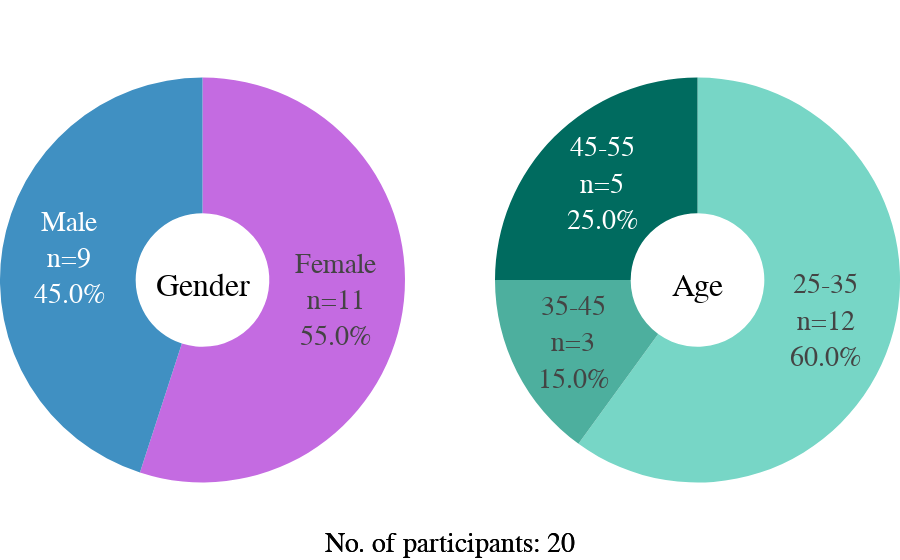

Notebook code cell kept with this figure:
### Code cell
# Custom colors
female_color = "#C46BE1"
male_color = "#4090C2"
neutral_color = "#949494"

color_map = {
    'Men': female_color,
    'Women': male_color,
    'Equal': neutral_color
}

# Three shades of teal for age groups
gender_colors = [female_color, male_color]
age_shades = ['#77D6C6', '#4DAF9E', '#006B5F']

# Prepare gender and age counts and percentages
gender_counts = df_hu['Gender'].value_counts()
gender_labels = gender_counts.index
gender_labels_en = ['Male' if g == 'férfi' else 'Female' for g in gender_labels]
gender = gender_counts / gender_counts.sum() * 100

age_counts = df_hu['Age'].value_counts().sort_index()
age = age_counts / age_counts.sum() * 100

# Gender pie with custom colors
gender_pie = go.Pie(
    labels=gender_labels_en,
    values=gender.values,
    name='Gender',
    hole=0.33,
    title='Gender',
    marker=dict(colors=gender_colors),
    customdata=np.stack([gender_labels_en, gender_counts.values, gender.values], axis=-1),
    textinfo='text',
    textfont=dict(size=28),
    text=[f"{label}<br>n={int(n)}<br>{p:.1f}%" for label, n, p in zip(gender_labels_en, gender_counts.values, gender.values)],
)

# Age pie with custom teal shades (repeat if more age groups)
age_colors = (age_shades * ((len(age) // len(age_shades)) + 1))[:len(age)]
age_pie = go.Pie(
    labels=age.index,
    values=age.values,
    name='Age',
    hole=0.33,
    title='Age',
    marker=dict(colors=age_colors),
    customdata=np.stack([age.index, age_counts.values, age.values], axis=-1),
    textinfo='text',
    textfont=dict(size=28),
    text=[f"{label}<br>n={int(n)}<br>{p:.1f}%" for label, n, p in zip(age.index, age_counts.values, age.values)],
)

# Create subplot with 1 row and 2 columns
fig = make_subplots(
    rows=1, cols=2, specs=[[{'type':'domain'}, {'type':'domain'}]],
    subplot_titles=['Gender Distribution', 'Age Distribution']
)

fig.add_trace(gender_pie, 1, 1)
fig.add_trace(age_pie, 1, 2)

fig.update_layout(
    font = dict(family="Times New Roman, serif", size=32, color='black'),
    margin=dict(l=0, r=0, t=0, b=0),
    showlegend=False,
    legend=dict(
        font=dict(size=28),
        orientation='v',
        x=0.5,
        xanchor='center',
        y=1,
        yanchor='top'
    ),
    annotations=[
        dict(
            text=f'No. of participants: {df_hu.shape[0]}',
            x=0.5, y=0, xref='paper', yref='paper',
            showarrow=False, font=dict(size=28), align='center'
        )
    ]
)

fig.show()

# Save it as html
fig.write_html('demographics_hu.html')

# Save it as image
fig.write_image('demographics_hu.png', scale=3, width=1000, height=500)

### Figure 1 — Plotly figure (JSON) as saved in the notebook; plotly's stock layout.template omitted (floating-point values rounded to 4 significant figures)
{"data": [{"customdata": [["Female", "11", "55.00000000000001"], ["Male", "9", "45.0"]], "domain": {"x": [0, 0.45], "y": [0, 1]}, "hole": 0.33, "labels": ["Female", "Male"], "marker": {"colors": ["#C46BE1", "#4090C2"]}, "name": "Gender", "text": ["Female<br>n=11<br>55.0%", "Male<br>n=9<br>45.0%"], "textfont": {"size": 28}, "textinfo": "text", "title": {"text": "Gender"}, "type": "pie", "values": [55.0, 45.0]}, {"customdata": [["25-35", 12, 60], ["35-45", 3, 15], ["45-55", 5, 25]], "domain": {"x": [0.55, 1], "y": [0, 1]}, "hole": 0.33, "labels": ["25-35", "35-45", "45-55"], "marker": {"colors": ["#77D6C6", "#4DAF9E", "#006B5F"]}, "name": "Age", "text": ["25-35<br>n=12<br>60.0%", "35-45<br>n=3<br>15.0%", "45-55<br>n=5<br>25.0%"], "textfont": {"size": 28}, "textinfo": "text", "title": {"text": "Age"}, "type": "pie", "values": [60.0, 15.0, 25.0]}], "layout": {"annotations": [{"align": "center", "font": {"size": 28}, "showarrow": false, "text": "No. of participants: 20", "x": 0.5, "xanchor": "center", "xref": "paper", "y": 0, "yanchor": "bottom", "yref": "paper"}, {"align": "center", "font": {"size": 28}, "showarrow": false, "text": "No. of participants: 20", "x": 0.5, "xanchor": "center", "xref": "paper", "y": 0, "yanchor": "bottom", "yref": "paper"}], "font": {"color": "black", "family": "Times New Roman, serif", "size": 32}, "legend": {"font": {"size": 28}, "orientation": "v", "x": 0.5, "xanchor": "center", "y": 1, "yanchor": "top"}, "margin": {"b": 0, "l": 0, "r": 0, "t": 0}, "showlegend": false}}
